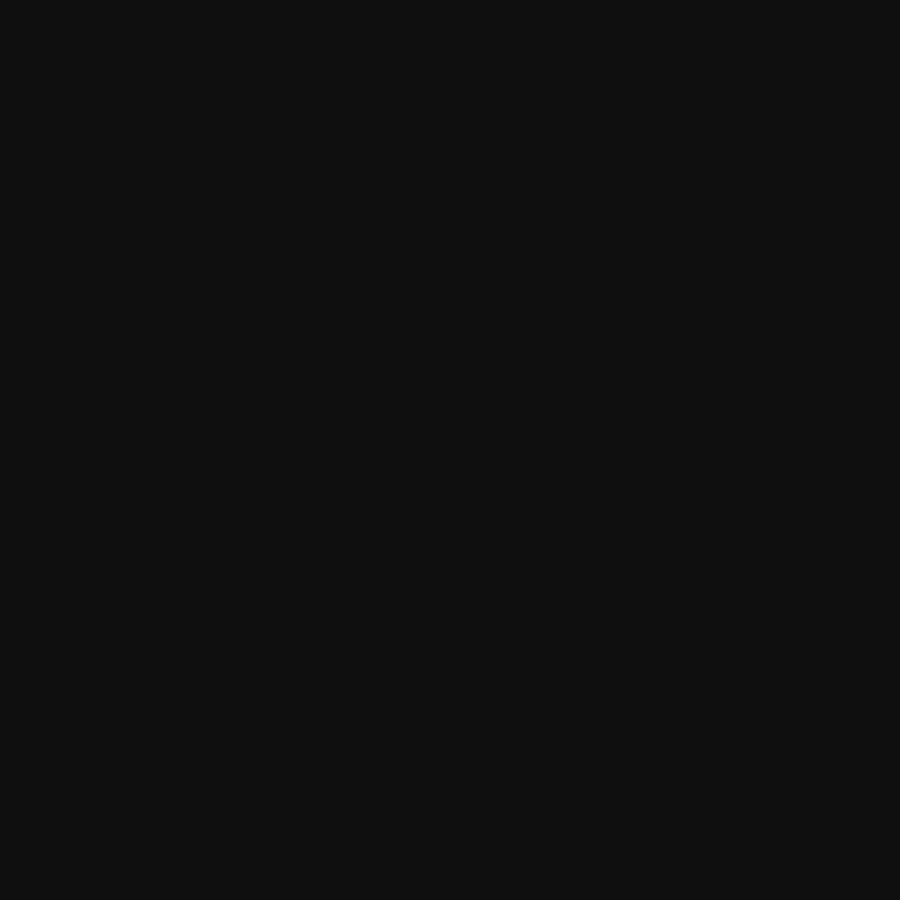
Frame 1 (no input)
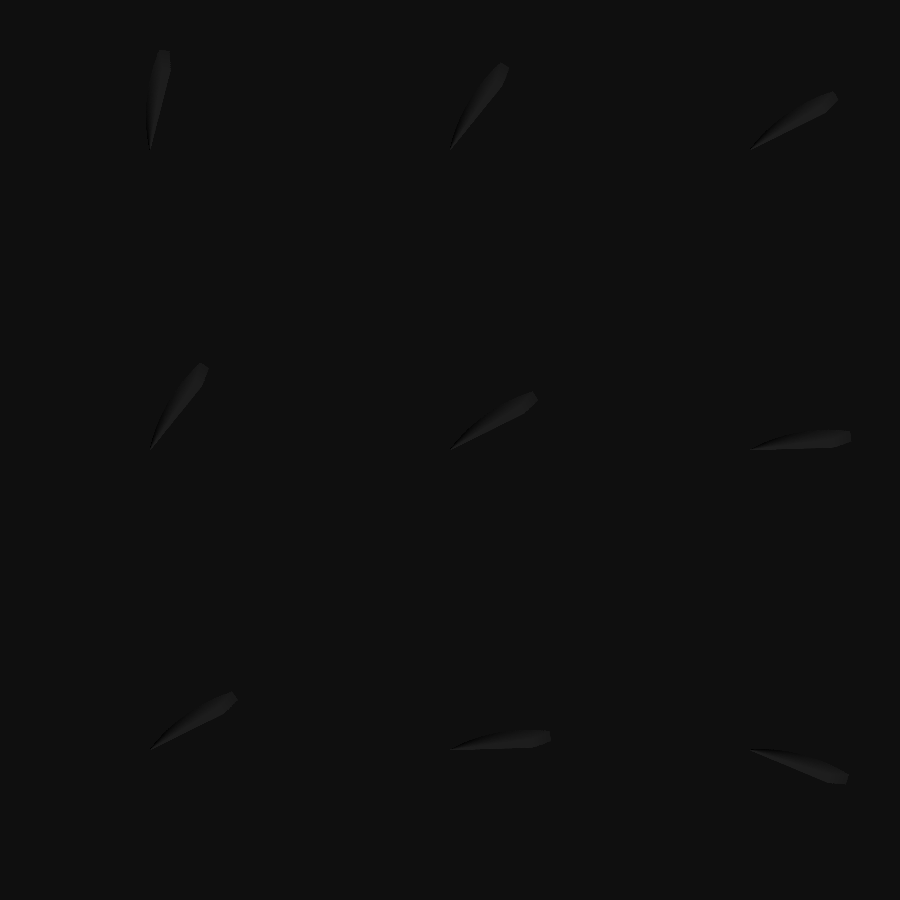
Frame 60 (the mouse pressed at the canvas centre just before this capture)
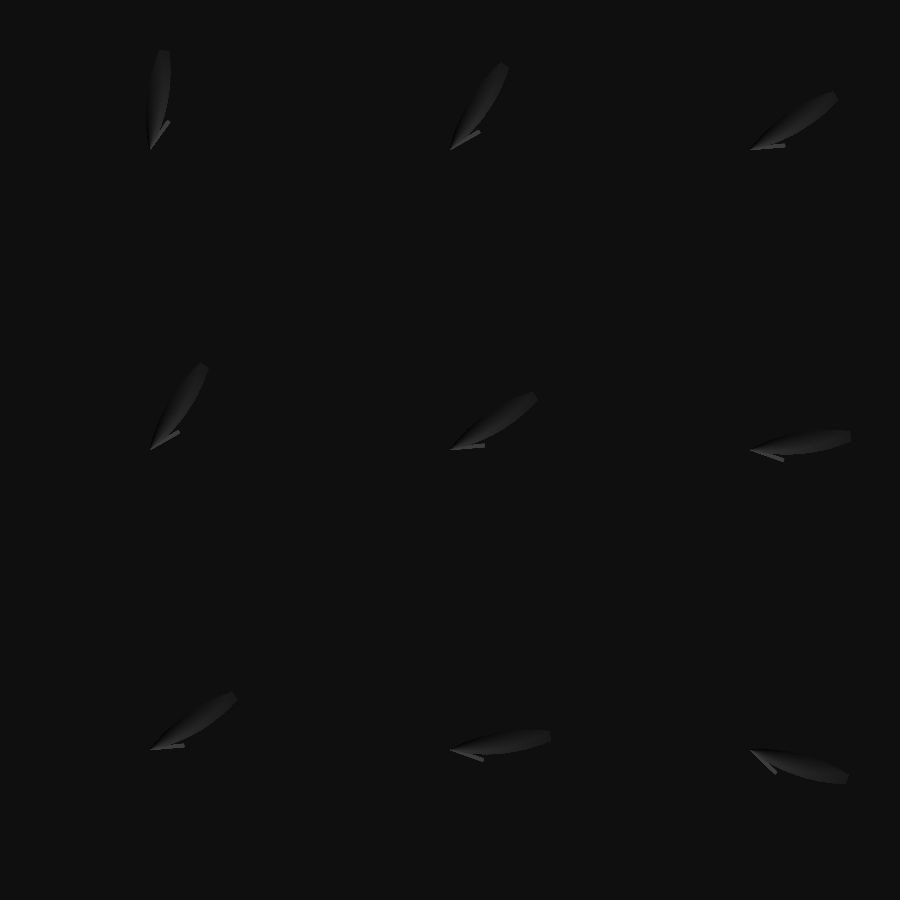
Frame 120 (the mouse held since frame 60 and released just before this capture)

The Processing sketch that drew these frames (run headless with seeded random() and noise(); from frame 60 on, the mouse is pressed at the canvas centre):

// Processing sketch: Almost
// ── Almost.pde
// 2D Array of objects
Moth[][] moths;

PGraphics flowers;

// Anzahl der rows and grids

int cols = 3;
int rows = 3;
float d = random(0,TWO_PI);
float m;
  
void setup() { 
  background(15);
  size(900,900);
  flowers = createGraphics(900, 900);    // G Graphic Layer wird erstellt
  moths = new Moth[cols][rows];
  for (int i = 0; i < cols; i++) {
    for (int j = 0; j < rows; j++) {
      moths[i][j] = new Moth(150+i*300, 150+j*300, i+1, i/2, 2, 0.5);    // Initialisierung der Motten
    }
  }
}

void draw() {
  for (int i = 0; i < cols; i++) {
    for (int j = 0; j < rows; j++) {
      moths[i][j].display();      // Funktion, die die moths in jedem darüber angesprochenen Platz anzeigt
    }
  }
}

class Moth {
  float x,y;   // x,y location
  float s, r;   // width and height
  float speedS, speedR; // angle for oscillating brightness

  // Objekt Konstrukteur mit temporären Variablen
  Moth(float tempX, float tempY, float tempS, float tempR, float tempSpeedS, float tempSpeedR) {
    x = tempX;
    y = tempY;
    s = tempS;
    r = tempR;
    speedS = tempSpeedS;
    speedR = tempSpeedR;
  } 
  
  void display(){
    flowers.beginDraw();
    flowers.fill(r);
    flowers.noStroke();
    flowers.arc(x,y,s,s,d+((x+y)/700),0.1+d+((x+y)/700));    // letzten beiden Ziffern entscheiden darüber, in welchem INtervall die Blätter gebildet werden 
    flowers.endDraw();
    
    image(flowers, 0, 0);
    d += 0.0007;             // Bestimmt Breite der Blütenblätter
    
    r = r + speedR;          // Geschwindigkeit des Farbwechsels
    if (r==255 || r==0) {    // Endlosschleife des Farbwechsels
      speedR = speedR * -1;
    }
    
    s = s + 2*speedS;          // Geschwindigkeit mit der sich die Blüten bilden 
    if (s > 200 || s < 0) {    //Endlosschleife der Arc-Bewegung
      speedS = speedS * -1;
    }
  }  
}

// Wie kann ich jede Blüte auf ein einzelnes Quadrat packen 
// und sich entsprechend der mouseX/ mouseY Position drehen lassen? 
// muss wahrscheinlich irgendwie in den Array 
